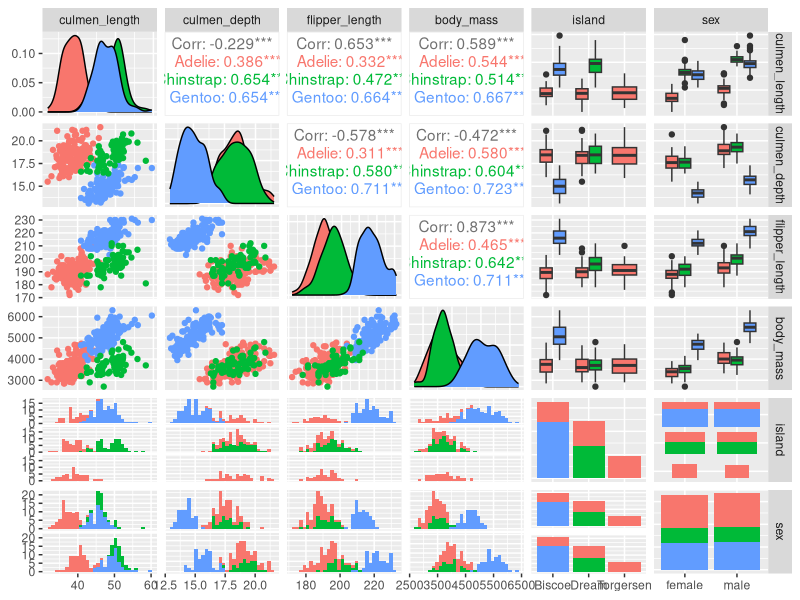
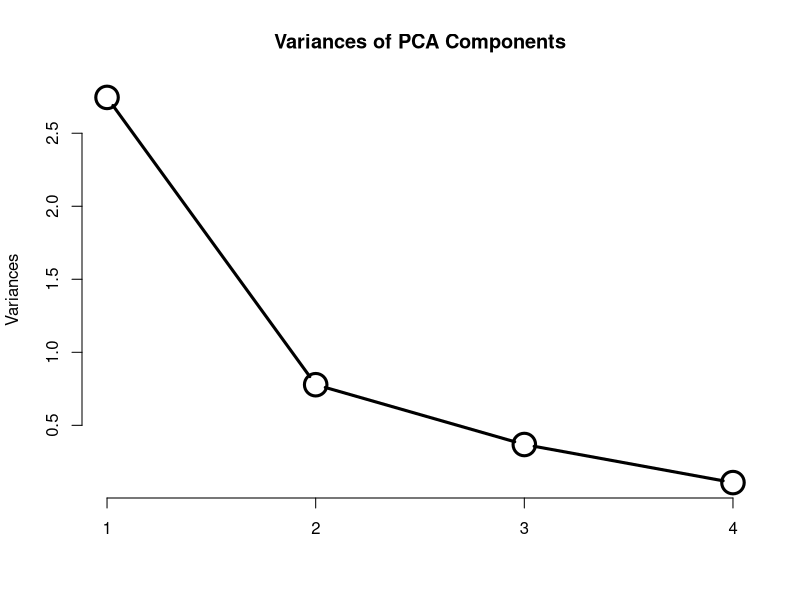
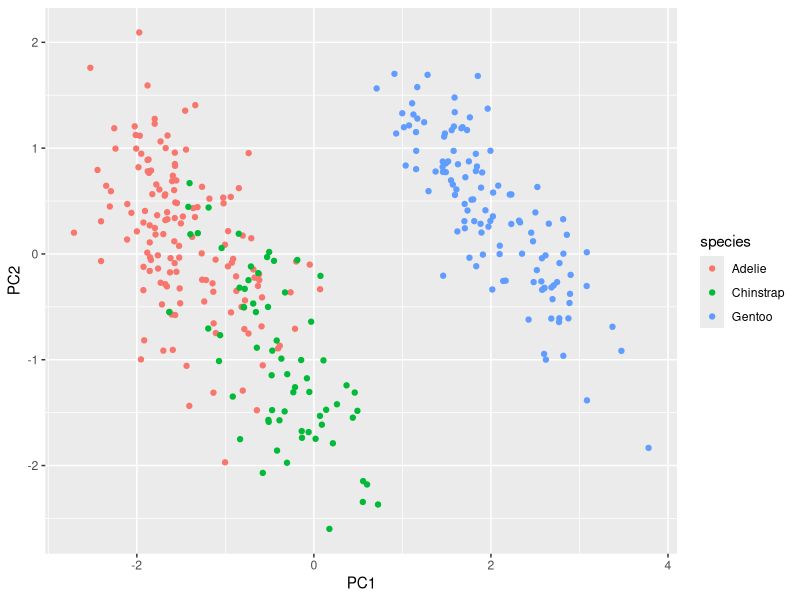
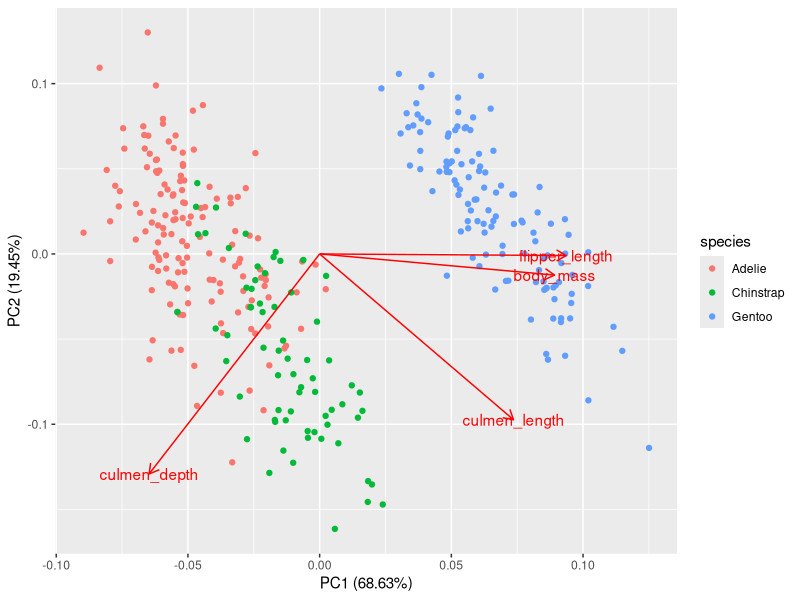
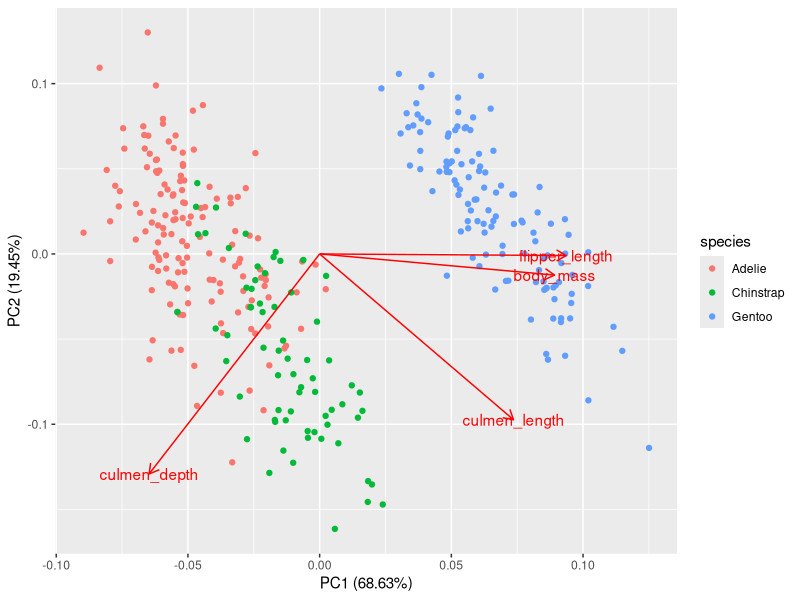
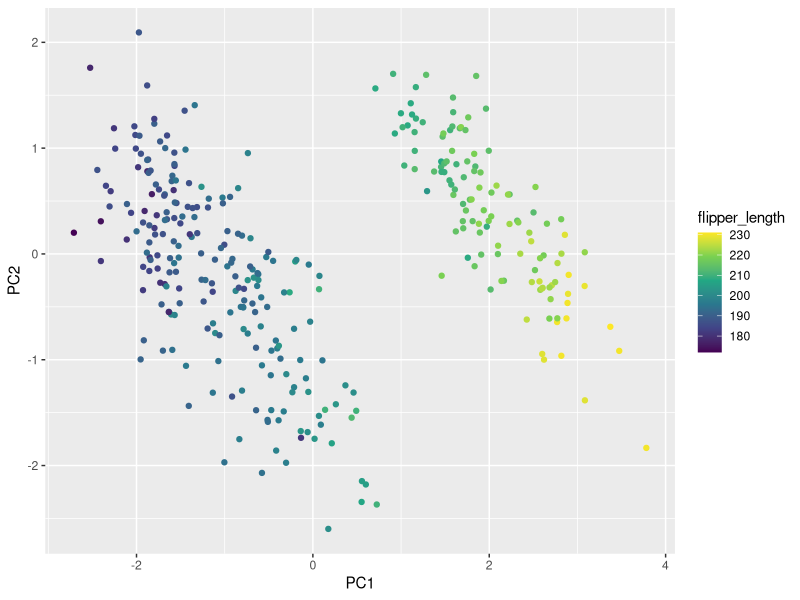
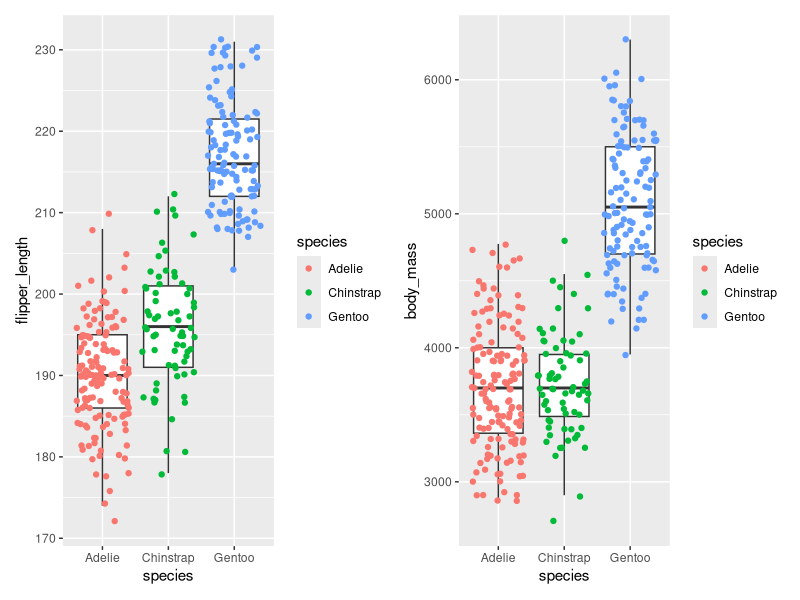
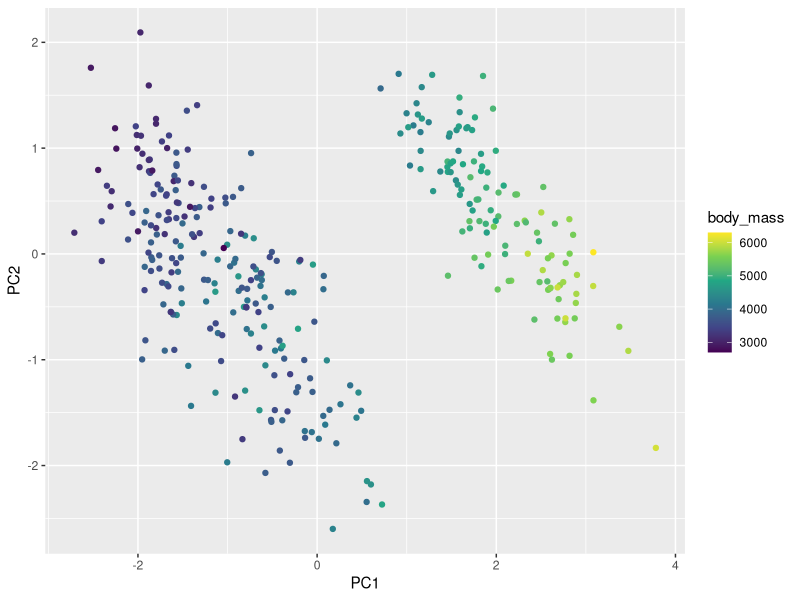

These figures' R source, in order:
## ---- chunk 1
options(htmltools.dir.version = FALSE)
## ---- chunk 2
library(tidyverse)
library(magrittr)
library(patchwork)
data(penguins, package="palmerpenguins")
glimpse(penguins)
summary(penguins)
## ---- chunk 3
penguins <- penguins %>%
    rename(
         culmen_length = bill_length_mm, 
         culmen_depth = bill_depth_mm, 
         flipper_length = flipper_length_mm, 
         body_mass = body_mass_g
         ) %>% filter(!(is.na(culmen_length))) %>% filter(!(is.na(sex)))

head(penguins)
summary(penguins)
## ---- chunk 4
library(GGally)
ggpairs(penguins, mapping = aes(color = species), 
        columns = c("culmen_length", "culmen_depth", 
                    "flipper_length", "body_mass",
                    "island", "sex"))

## ---- chunk 5
pca <- peng.pca <- prcomp (~ culmen_length + culmen_depth + flipper_length + body_mass, data=penguins, na.action=na.omit, scale. = TRUE)
pca

screeplot(peng.pca, type = "line", lwd=3, cex=3, 
        main="Variances of PCA Components")
## ---- chunk 6
pca$rotation

## ---- chunk 7
head(pca$x)
## ---- chunk 8
head(penguins)
## ---- chunk 9
pcadf <- data.frame(pca$x)
penguins_pca <- bind_cols(penguins, pcadf)
head(penguins_pca )
## ---- chunk 10
ggplot(penguins_pca, aes(x=PC1, y=PC2, color=species)) + geom_point()

## ---- chunk 11
pca
percent <- 100*pca$sdev^2/sum(pca$sdev^2)
percent
## ---- chunk 12
# devtools::install_github("sinhrks/ggfortify")
library(ggfortify)
autoplot(pca, loadings = TRUE, loadings.label = TRUE,
         data = penguins_pca, colour = 'species')
## ---- chunk 13
# devtools::install_github("sinhrks/ggfortify")
library(ggfortify)
autoplot(pca, loadings = TRUE, loadings.label = TRUE,
         data = penguins_pca, colour = 'species')

ggplot(penguins_pca, aes(x=PC1, y=PC2, color=flipper_length)) + geom_point()+scale_colour_continuous(type='viridis')
## ---- chunk 14
p1 <- ggplot(penguins_pca, aes(y=flipper_length, x=species))+
  geom_boxplot(outlier.shape = NA)+
  geom_jitter(aes(col=species))

p2 <- ggplot(penguins_pca, aes(y=body_mass, x=species))+
  geom_boxplot(outlier.shape = NA)+
  geom_jitter(aes(col=species))
p1|p2
## ---- chunk 15
ggplot(penguins_pca, aes(x=PC1, y=PC2, color=body_mass))+
 geom_point()+scale_colour_continuous(type='viridis')
## ---- chunk 16
# devtools::install_github("sinhrks/ggfortify")
library(ggfortify)
autoplot(pca, loadings = TRUE, loadings.label = TRUE,
         data = penguins_pca, colour = 'species')

ggplot(penguins_pca, aes(x=PC1, y=PC2, color=flipper_length)) + geom_point()+scale_colour_continuous(type='viridis')+geom_vline(xintercept=0)
## ---- chunk 17
p1 <- ggplot(penguins_pca, aes(y=flipper_length, x=species))+
  geom_boxplot(outlier.shape = NA)+
  geom_jitter(aes(col=species))

p2 <- ggplot(penguins_pca, aes(y=body_mass, x=species))+
  geom_boxplot(outlier.shape = NA)+
  geom_jitter(aes(col=species))
p1|p2
## ---- chunk 18
ggplot(penguins_pca, aes(x=PC1, y=PC2, color=body_mass))+
 geom_point()+scale_colour_continuous(type='viridis')+geom_vline(xintercept=0)
## ---- chunk 19
# devtools::install_github("sinhrks/ggfortify")
library(ggfortify)
autoplot(pca, loadings = TRUE, loadings.label = TRUE,
         data = penguins_pca, colour = 'species')

ggplot(penguins_pca, aes(x=PC1, y=PC2, color=culmen_length)) + geom_point()+scale_colour_continuous(type='viridis')
## ---- chunk 20
p1 <- ggplot(penguins_pca, aes(y=culmen_length, x=species))+
  geom_boxplot(outlier.shape = NA)+
  geom_jitter(aes(col=species))

p2 <- ggplot(penguins_pca, aes(y=culmen_depth, x=species))+
  geom_boxplot(outlier.shape = NA)+
  geom_jitter(aes(col=species))
p1|p2
## ---- chunk 21
ggplot(penguins_pca, aes(x=PC1, y=PC2, color=culmen_depth))+
 geom_point()+scale_colour_continuous(type='viridis')
## ---- chunk 22
# devtools::install_github("sinhrks/ggfortify")
library(ggfortify)
autoplot(pca, loadings = TRUE, loadings.label = TRUE,
         data = penguins_pca, colour = 'species')

ggplot(penguins_pca, aes(x=PC1, y=PC2, color=culmen_length)) + geom_point()+scale_colour_continuous(type='viridis')+geom_hline(yintercept = 0)
## ---- chunk 23
p1 <- ggplot(penguins_pca, aes(y=culmen_length, x=species))+
  geom_boxplot(outlier.shape = NA)+
  geom_jitter(aes(col=species))

p2 <- ggplot(penguins_pca, aes(y=culmen_depth, x=species))+
  geom_boxplot(outlier.shape = NA)+
  geom_jitter(aes(col=species))
p1|p2
## ---- chunk 24
ggplot(penguins_pca, aes(x=PC1, y=PC2, color=culmen_depth))+
 geom_point()+scale_colour_continuous(type='viridis')+geom_abline(intercept = 2, slope=-1)
## ---- chunk 25
p1 <- ggplot(penguins_pca, aes(x=PC1, y=PC2, color=species)) + geom_point()+coord_equal()
p2 <- ggplot(penguins_pca, aes(x=PC1, y=PC2, color=island)) + geom_point()+coord_equal()
p3 <- ggplot(penguins_pca, aes(x=PC1, y=PC2, color=culmen_length)) + geom_point()+scale_colour_continuous(type='viridis')+coord_equal()
p4 <- ggplot(penguins_pca, aes(x=PC1, y=PC2, color=culmen_depth)) + geom_point()+scale_colour_continuous(type='viridis')+coord_equal()
p5 <- ggplot(penguins_pca, aes(x=PC1, y=PC2, color=flipper_length)) + geom_point()+scale_colour_continuous(type='viridis')+coord_equal()
p6 <- ggplot(penguins_pca, aes(x=PC1, y=PC2, color=body_mass)) + geom_point()+scale_colour_continuous(type='viridis')+coord_equal()
p7 <- ggplot(penguins_pca, aes(x=PC1, y=PC2, color=sex)) + geom_point()+coord_equal()
(p1|p2|p7)
(p3|p4|p5|p6)
